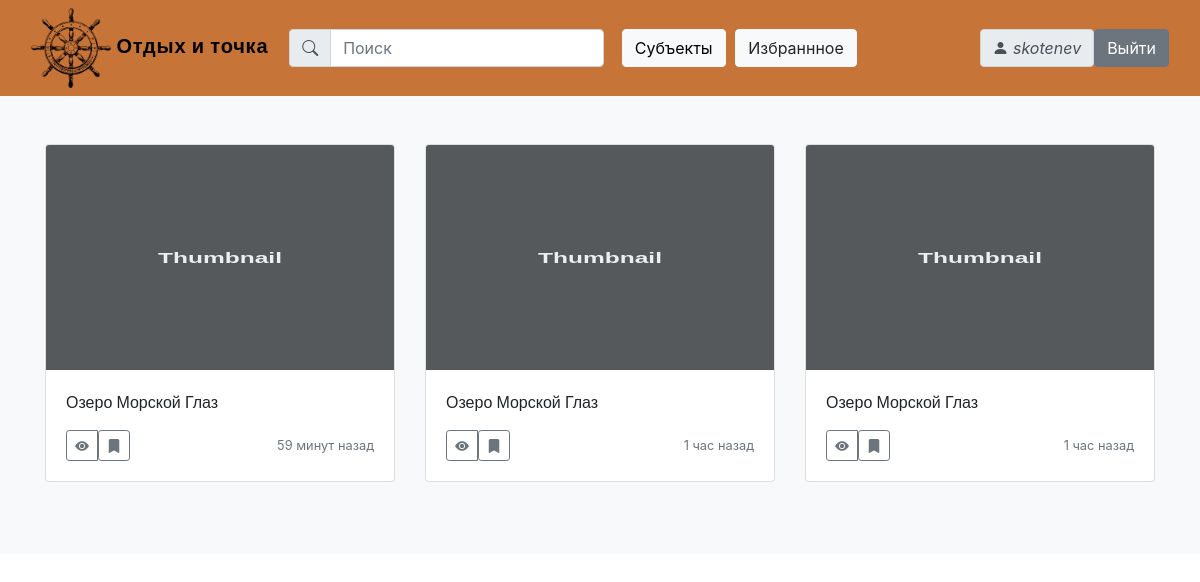
The app's page / (signed in) with its own data.
### main/models.py (models this page shows, shortened)
class AlbumElem(models.Model):  # реализация непосредственно с SQLite
    photo = models.ImageField(upload_to='photos/')
    title = models.TextField(max_length=255, default='Название города')
    content = models.TextField(blank=True)
    time_of_creation = models.DateTimeField(auto_now_add=True)
    bookmark = models.ManyToManyField(User)
    def get_absolute_url(self):
        return reverse('albumelem', kwargs={'album_elem_id': self.pk})
    class Meta:
        verbose_name = 'Статьи на сайте'
        verbose_name_plural = 'Статьи на сайте'

### main/views.py (the view)
# urls.py: path('', index, name='home'),
def index(request):
    elems = AlbumElem.objects.all().order_by('-id')
    if request.method == 'POST':
        for elem in elems:
            button = 'fav{0}'.format(elem.pk)
            if button in request.POST.keys():
                elem.bookmark.add(request.user)
    else:
        print('Tried to register: May be method is not POST?')
    return render(request, 'main/index.html', {'album_elem_list': elems, 'title': 'Главная'})

### main/templates/main/index.html (shortened to what this page needs)
{% extends 'main/base.html' %}
{% load humanize %}
{% block content %}
<div class="container">
    <div class="row">
        {% for album_elem in album_elem_list %}
            <div class="col-md-4">
              <div class="card mb-4 box-shadow">
                {% if album_elem.photo %}
                    <img class="card-img-top"
                         alt="Can't show image :("
                         style="height: 225px; width: 100%; display: block; object-fit: cover;"
                         src="{{album_elem.photo.url}}">
                {% else %}
                    <img class="card-img-top"
                         alt="Thumbnail [100%x225]"
                         style="height: 225px; width: 100%; display: block;"
>
                {% endif %}
                <div class="card-body">
                  <p class="card-text"> {{album_elem.title}} </p>
                  <div class="d-flex justify-content-between align-items-center">
                    <div class="btn-group">
                      <a class="btn btn-sm btn-outline-secondary" href="{{album_elem.get_absolute_url}}"> <i class="bi bi-eye-fill"> </i></a>
                      {% if request.user.is_authenticated %}
                          <form action="" method="post">
                            <button type="submit" class="btn btn-sm btn-outline-secondary" name="fav{{ album_elem.pk }}"> <i class="bi bi-bookmark-fill"></i> </button>
                          </form>
                      {% endif %}
                    </div>
                    <small class="text-muted"> {{album_elem.time_of_creation|naturaltime}} </small>
                  </div>
                </div>
              </div>
            </div>
        {% endfor %}
  </div>
</div>
{% endblock %}

### main/templates/main/base.html (shortened to what this page needs)
<!DOCTYPE html>
{% load static%}
<html lang="ru">
<head>
  <link type="text/css" href="{% static 'main/css/styles.css' %}" rel="stylesheet">
  <link rel="stylesheet" href="https://cdn.jsdelivr.net/npm/bootstrap-icons@1.5.0/font/bootstrap-icons.css" />
  <link rel="stylesheet" href="https://cdn.jsdelivr.net/npm/bootstrap@4.0.0/dist/css/bootstrap.min.css"
>
</head>
<body>
  <nav class="navbar navbar-expand-xl">
    <div class="container-fluid">
      <a class="navbar-brand" href="{% url 'home' %}">
        <img src="{% static 'main/icons/logo.png' %}" alt="Logo" title="Logo"> Отдых и точка
      </a>
      <div class="collapse navbar-collapse" id="navbarResponsive">
        <ul class="navbar-nav mr-auto">
          <li class="nav-item">
            <form class="form-inline mr-auto mr-sl-2 mr-xs-none">
              <div class="form-group">
                <div class="input-group">
                  <div class="input-group-prepend">
                    <span class="input-group-text"> <i class="bi bi-search"></i> </span>
                  </div>
                  <input class="form-control mr-sm-2" type="search" placeholder="Поиск" aria-label="Поиск">
                </div>
              </div>
            </form>
          <li class="nav-item">
            <a type="button" class="btn btn-light" data-toggle="modal" data-target="#exampleModal"> Субъекты </a>
            {% if request.user.is_authenticated %}
          <li class="nav-item"> <a class="btn btn-light" href="{% url 'favorites' %}"> Избраннное </a>
            {% endif %}
        </ul>
      </div>
      <form class="form-inline ml-auto">
        <div class="form-group">
          <span class="input-group-text"> <i class="bi bi-person-fill"> {{request.user.username}}</i> </span>
          {% if request.user.is_authenticated %}
          <a class="btn btn-secondary" href="{% url 'logout' %}">Выйти</a>
          {% else %}
          <a class="btn btn-secondary" href="{% url 'login' %}">Войти</a>
          {% endif %}
        </div>
      </form>
    </div>
  </nav>
  <div class="album py-5 bg-light">
    {% block content %}
    {% endblock %}
  </div>
</body>
</html>

### main/static/main/css/styles.css (style rules this page uses)
.navbar { background: #C77438; color: black; max-height: 6rem; min-height: 2em; }
.navbar-brand { color:black; font-weight: 800; font-size: 1.5rem; letter-spacing: .05rem; font-family: "Roboto Condensed", sans-serif; }
.navbar img { max-height: 80px; max-width: 80px; min-height: 60px; min-width: 60px; }
.nav-item { margin: 0 .3rem 0 .3rem }
.card-text { text-align: left; font-family: 'Open Sans', sans-serif; white-space: pre-line; }

### records on screen
AlbumElem: title "Озеро Морской Глаз", time_of_creation "59 минут назад"
AlbumElem: title "Озеро Морской Глаз", time_of_creation "1 час назад"
AlbumElem: title "Озеро Морской Глаз", time_of_creation "1 час назад"

### other values on screen
{{ request.user.username }} "skotenev"
